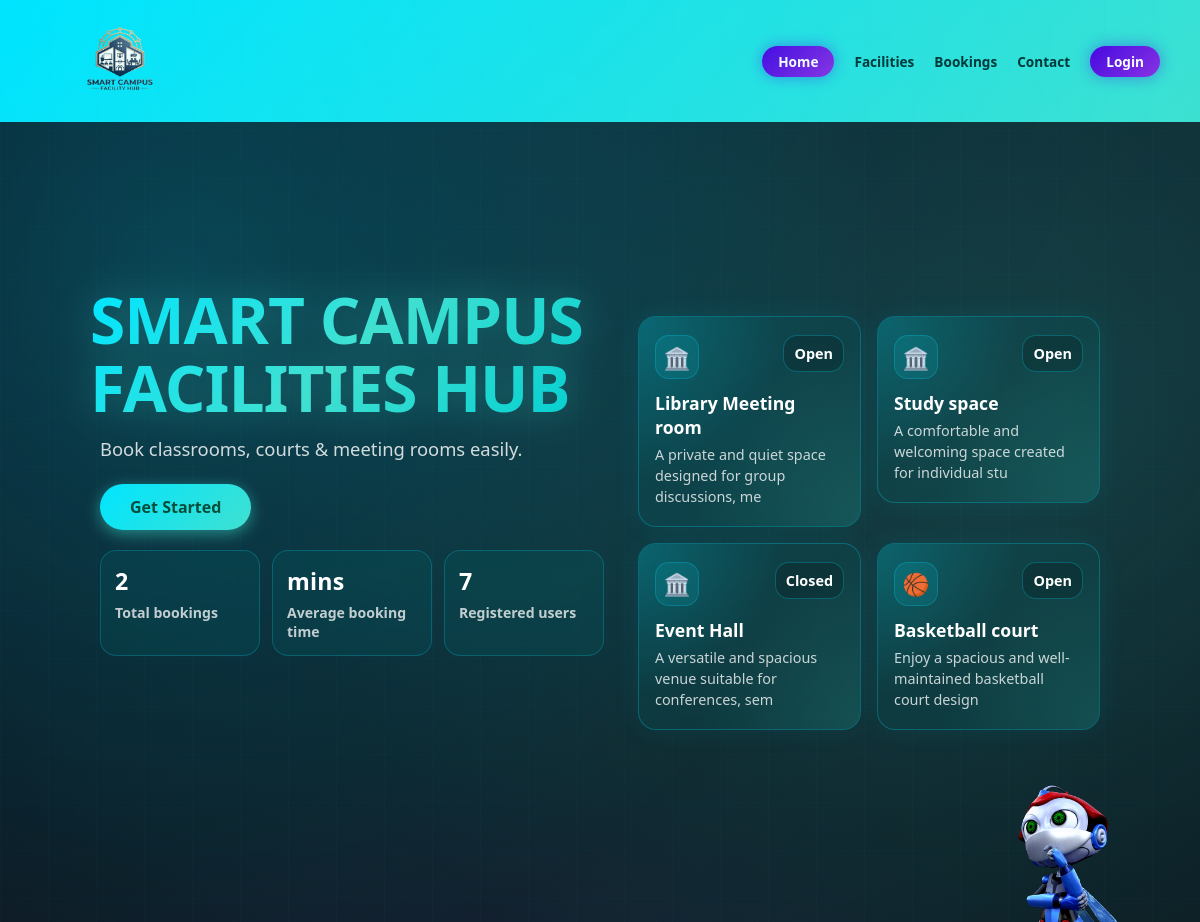
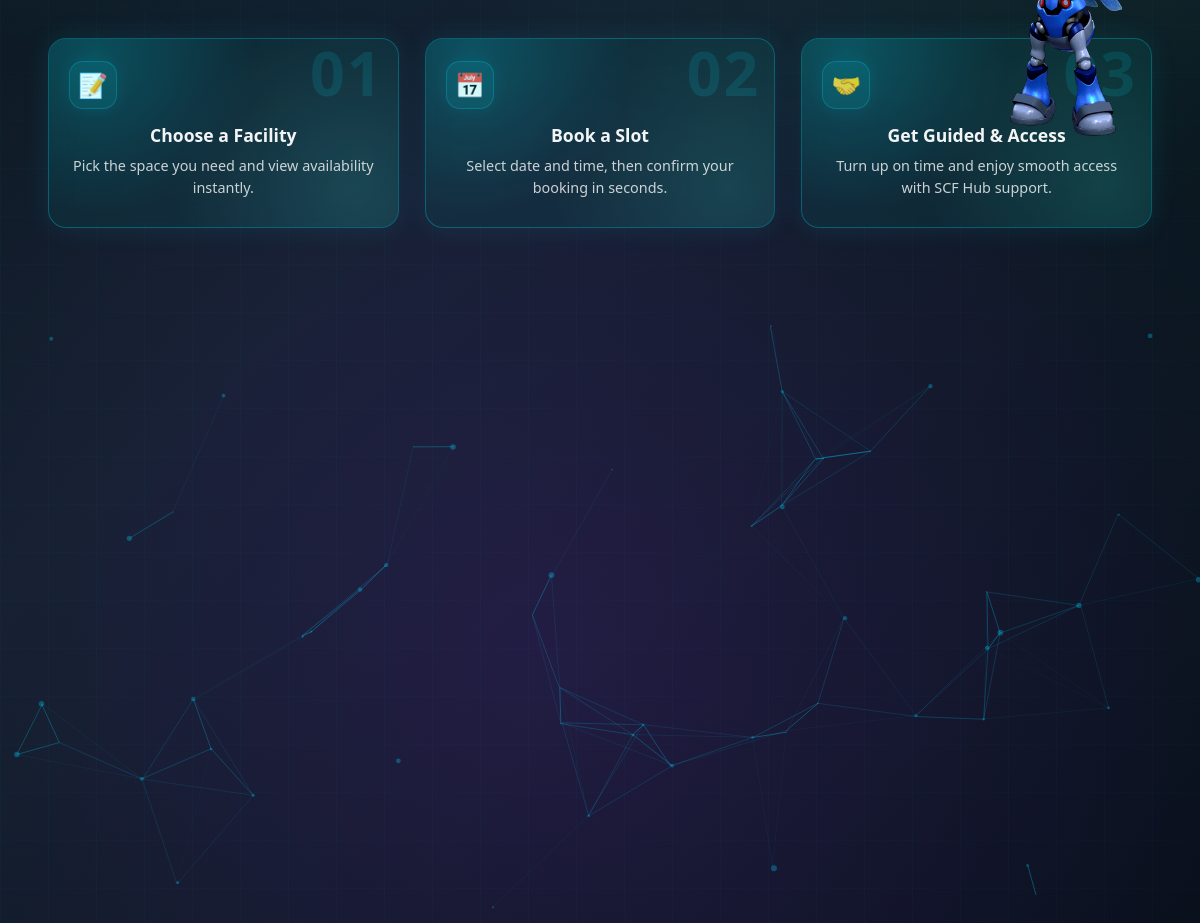
The page / on the database its author committed (2 pictures, top to bottom).
### tables this page shows
CREATE TABLE facilities (
        id INTEGER PRIMARY KEY AUTOINCREMENT,
        name TEXT,
        location TEXT,
        description TEXT,
        image_filenames TEXT DEFAULT ''
    , category TEXT DEFAULT 'others', capacity INTEGER DEFAULT 0, view_360_filename TEXT DEFAULT '');

### app.py (the view)
@app.route('/')
def index():
    today = malaysia_now().date().isoformat()
    conn = get_db()
    total_bookings = conn.execute("SELECT COUNT(*) FROM bookings").fetchone()[0]
    avg_booking_time = 120
    total_users = conn.execute(
        "SELECT COUNT(*) FROM users WHERE role='student'"
    ).fetchone()[0]
    facilities_raw = conn.execute("""
        SELECT f.id, f.name, f.description, f.category, f.capacity,
               COUNT(b.id) AS booked_today
        FROM facilities f
        LEFT JOIN bookings b
               ON b.facility_id = f.id
              AND b.date = ?
              AND b.status != 'cancelled'
        GROUP BY f.id
        ORDER BY f.id
        LIMIT 4
    """, (today,)).fetchall()
    conn.close()
    _icons = {
        'sport': '🏀', 'court': '🏀', 'badminton': '🏸', 'tennis': '🎾',
        'meeting': '🏢', 'conference': '🏢', 'study': '📚', 'library': '📖',
        'lab': '🔬', 'computer': '💻', 'hall': '🎟️', 'event': '🎟️',
        'seminar': '🎙️', 'auditorium': '🎭', 'gym': '🏋️', 'pool': '🏊',
    }
    def _icon(cat):
        c = (cat or '').lower()
        for k, v in _icons.items():
            if k in c:
                return v
        return '🏛️'
    def _badge(capacity, booked):
         if not capacity:
             return "Closed"
         avail = capacity - booked
         if avail <= 0:
             return 'Closed'
         else:
             return 'Open'
    total_capacity = sum(f['capacity'] or 0 for f in facilities_raw)
    facility_cards = [
        {
            'id': f['id'],
            'name': f['name'],
            'description': (f['description'] or '')[:60],
            'icon': _icon(f['category']),
            'badge': _badge(f['capacity'], f['booked_today']),
            'full': f['booked_today'] >= f['capacity'] if f['capacity'] else False,
        }
        for f in facilities_raw
    ]
    return render_template('index.html',
        total_bookings=total_bookings,
        spaces_available=total_capacity or len(facility_cards),
        total_users=total_users,
        facility_cards=facility_cards,
    )

### app.py (called while the page is built)
def malaysia_now():
    return datetime.now(MALAYSIA_TZ)

def get_db():
    conn = sqlite3.connect("database.db")
    conn.row_factory = sqlite3.Row
    return conn

### templates/index.html (shortened to what this page needs)
<!DOCTYPE html>
<html>
<head>
    <link rel="stylesheet" href="{{ url_for('static', filename='style.css') }}">
    <link rel="stylesheet" href="{{ url_for('static', filename='home.css') }}">
</head>
<body class="home">
    <header class="navbar">
        <div class="logo">
            <img src="{{ url_for('static', filename='logo.png') }}" alt="SCF Hub logo icon">
        </div>
        <nav>
            <ul>
                <li><a href="{{ url_for('index') }}" class="btn active">Home</a></li>
                <li><a href="{{ url_for('facilities') }}">Facilities</a></li>
                <li><a href="{{ url_for('bookings_360') }}">Bookings</a></li>
                <li><a href="{{ url_for('contact') }}">Contact</a></li>
                <li class="dropdown">
                    <a href="/login" class="btn">Login</a>
                </li>
            </ul>
        </nav>
    </header>
    <section class="hero">
        <div class="home-main">
            <div class="home-left">
                <h1 style="margin-left: -10px;">SMART CAMPUS <br> FACILITIES HUB</h1>
                <div class="subtitle">Book classrooms, courts & meeting rooms easily.</div>
                <div class="home-cta">
                    <a href="{{ url_for('facilities') }}" class="cta-btn">Get Started</a>
                </div>
                <div class="home-stats" aria-label="Booking statistics">
                    <div class="stat-pill">
                        <div class="k">{{ total_bookings }}</div>
                        <div class="l">Total bookings</div>
                    </div>
                    <div class="stat-pill">
                        <div class="k">{{ avg_booking_time }} mins</div>
                        <div class="l">Average booking time</div>
                    </div>
                    <div class="stat-pill">
                        <div class="k">{{ total_users }}</div>
                        <div class="l">Registered users</div>
                    </div>
                </div>
            </div>
            <div class="home-right">
                <div class="facility-grid" aria-label="Live facility availability">
                    {% for card in facility_cards %}
                    <a href="/book/{{ card.id }}" style="text-decoration:none; color:inherit;">
                    <div class="facility-card{% if card.full %} facility-full{% endif %}">
                        <div class="facility-top">
                            <div class="facility-icon">{{ card.icon }}</div>
                            <div class="av-badge{% if card.badge == 'Full' %} badge-full{% endif %}">{{ card.badge }}</div>
                        </div>
                        <div class="facility-title">{{ card.name }}</div>
                        <div class="facility-desc">{{ card.description }}</div>
                    </div>
                    </a>
                    {% else %}
                    <div style="grid-column:1/-1; color:rgba(255,255,255,0.5); text-align:center; padding:30px;">No facilities added yet.</div>
                    {% endfor %}
                </div>
            </div>
        </div>
    </section>
    <section class="steps-section" aria-label="How it works">
        <div class="steps-grid">
            <div class="how-card">
                <div class="step-no">01</div>
                <div class="how-icon">📝</div>
                <div class="how-title">Choose a Facility</div>
                <div class="how-desc">Pick the space you need and view availability instantly.</div>
            </div>
            <div class="how-card">
                <div class="step-no">02</div>
                <div class="how-icon">📅</div>
                <div class="how-title">Book a Slot</div>
                <div class="how-desc">Select date and time, then confirm your booking in seconds.</div>
            </div>
            <div class="how-card">
                <div class="step-no">03</div>
                <div class="how-icon">🤝</div>
                <div class="how-title">Get Guided & Access</div>
                <div class="how-desc">Turn up on time and enjoy smooth access with SCF Hub support.</div>
            </div>
        </div>
    </section>
    <div class="robot-container" id="robotContainer">
        <img src="{{ url_for('static', filename='robot.png') }}" alt="Robot" class="robot-img" id="robotImg">
    </div>
    <div id="particles-js"></div>
</body>
</html>

### static/style.css (style rules this page uses)
* { margin: 0; padding: 0; box-sizing: border-box; font-family: 'Segoe UI', Tahoma, Geneva, Verdana, sans-serif; }
body { color: white; margin: 0; min-height: 100vh; position: relative; background-attachment: fixed; background: radial-gradient(circle at 15% 15%, rgba(0,229,255,0.20), transparent 38%), radial-gradient(circle at 85% 22%, rgba(64,224,208,0.14), transparent 42%), radial-gradient(circle at 45% 85%, rgba(142,45,226,0.18), transparent 48%), linear-gradient(135deg, #0b1220, #0f2027, #061018); }
body::before { content: ""; position: absolute; inset: 0; z-index: 0; pointer-events: none; background: linear-gradient(rgba(0,229,255,0.08) 1px, transparent 1px), linear-gradient(90deg, rgba(0,229,255,0.08) 1px, transparent 1px); background-size: 48px 48px; background-position: center; opacity: 0.35; backdrop-filter: blur(0px); }
body::after { content: ""; position: absolute; inset: 0; z-index: 0; pointer-events: none; background: radial-gradient(circle at 50% 0%, rgba(0,229,255,0.08), transparent 55%); }
.navbar { display: flex; justify-content: space-between; align-items: center; padding: 15px 40px; background: linear-gradient(135deg, #00E5FF, #40E0D0); }
.navbar .logo img { width: 160px; height: auto; }
.navbar nav ul { display: flex; list-style: none; align-items: center; gap: 20px; }
.navbar nav ul li { margin: 0; }
.navbar nav ul li a { text-decoration: none; color: #003030; font-size: 0.85rem; font-weight: 700; transition: all 0.3s ease; }
.navbar nav ul li a.btn.active, .navbar nav ul li a.active { background: linear-gradient(135deg, #4a00e0, #8e2de2); color: white !important; padding: 6px 16px; border-radius: 20px; box-shadow: 0 0 15px rgba(74, 0, 224, 0.4); }
.navbar .btn { background: linear-gradient(135deg, #4a00e0, #8e2de2); color: white !important; padding: 6px 16px; border-radius: 20px; font-weight: 600; font-size: 0.85rem; box-shadow: 0 0 15px rgba(74, 0, 224, 0.4); }
.navbar .dropdown { position: relative; display: inline-block; }
.hero { padding: 100px 80px; display: flex; justify-content: space-between; align-items: center; position: relative; min-height: 100vh; }
.cta-btn { background: linear-gradient(135deg, #00E5FF, #40E0D0); border: none; color: #064e3b; padding: 12px 30px; border-radius: 25px; font-size: 1rem; font-weight: bold; cursor: pointer; box-shadow: 0 4px 15px rgba(64, 224, 208, 0.5); transition: transform 0.3s ease, box-shadow 0.3s ease; text-decoration: none; display: inline-block; }
.steps-section { position: relative; margin: 0 auto; padding: 10px 0 90px; width: min(1180px, 92vw); z-index: 1; text-align: center; }
.steps-grid { display: grid; grid-template-columns: repeat(3, minmax(220px, 1fr)); gap: 26px; }
.how-card { position: relative; padding: 22px 20px; border-radius: 18px; background: rgba(0, 128, 128, 0.14); border: 1px solid rgba(0, 229, 255, 0.28); box-shadow: 0 0 28px rgba(0, 229, 255, 0.10); backdrop-filter: blur(12px); -webkit-backdrop-filter: blur(12px); overflow: hidden; transform: translateY(0); transition: transform 0.25s ease, box-shadow 0.25s ease, border-color 0.25s ease; min-height: 190px; }
.how-card::before { content: ""; position: absolute; inset: -40px; background: radial-gradient(circle at 20% 20%, rgba(0,229,255,0.20), transparent 40%), radial-gradient(circle at 80% 70%, rgba(64,224,208,0.14), transparent 45%); z-index: 0; pointer-events: none; }
.step-no { position: absolute; top: -8px; right: 14px; font-size: 3.8rem; font-weight: 900; letter-spacing: 2px; color: rgba(0, 229, 255, 0.12); z-index: 0; }
.how-icon { width: 48px; height: 48px; display: grid; place-items: center; border-radius: 14px; background: rgba(0, 229, 255, 0.10); border: 1px solid rgba(0, 229, 255, 0.22); box-shadow: 0 0 18px rgba(0, 229, 255, 0.10); z-index: 1; font-size: 1.5rem; }
.how-title { margin-top: 14px; font-size: 1.1rem; font-weight: 900; color: rgba(255,255,255,0.95); z-index: 1; position: relative; }
.how-desc { margin-top: 8px; font-size: 0.9rem; line-height: 1.55; color: rgba(255,255,255,0.78); z-index: 1; position: relative; }
.robot-container { position: fixed; right: 40px; top: 50%; transform: translateY(-50%); z-index: 10; pointer-events: none; }
.robot-img { width: 180px; height: auto; animation: bob 2s ease-in-out infinite alternate; }

### rows shown on the page
facilities: icon "🏛️", badge "Open", name "Library Meeting room", description "A private and quiet space designed for group discussions, me"
facilities: icon "🏛️", badge "Open", name "Study space", description "A comfortable and welcoming space created for individual stu"
facilities: icon "🏛️", badge "Closed", name "Event Hall", description "A versatile and spacious venue suitable for conferences, sem"
facilities: icon "🏀", badge "Open", name "Basketball court", description "Enjoy a spacious and well-maintained basketball court design"

### other values the page prints
{{ total_bookings }} "2"
{{ total_users }} "7"
